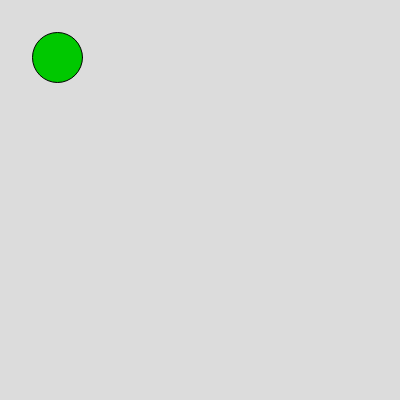
Frame 1 (no input)
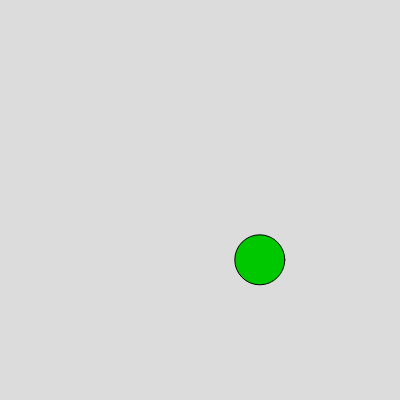
Frame 60 (no input)
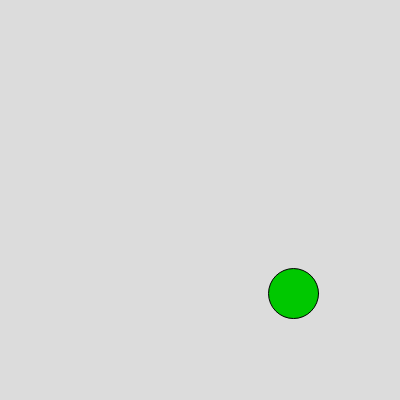
Frame 120 (the mouse pressed at the canvas centre since frame 60)

The p5.js sketch that drew these frames (run headless with seeded random() and noise() and a simulated clock; from frame 60 on, the mouse is pressed at the canvas centre):

// p5.js sketch
// ── sketch.js

let easy;

function setup() {
  createCanvas(400, 400);
  easy = new Easing();
}

function draw() {
  background(220);
  easy.draw();
}

function mouseClicked() {
  easy.clicked();
}

// ── easing.js
/**
 * ix quiere decir initial x.
 * dx quiere decir destination x.
 * delta quiere decir la diferencia (distancia/tiempo) entre dos valores.
 */


class Easing {
    constructor(x = 50, y = 50, dx = 300, dy = 300, easing = 0.03) {
        this.x = this.ix = x;
        this.y = this.iy = y;
        this.dx = dx;
        this.dy = dy;
        this.d = 50;
        this.easing = easing;
    }

    move() {
        const delta = dist(this.x, this.y, this.dx, this.dy);
        if(delta >= 1.0) {
            this.x += (this.dx - this.x) * this.easing;
            this.y += (this.dy - this.y) * this.easing;
            // print('dib', delta, this.x);
        }
    }

    reset() {
        this.x = this.ix;
        this.y = this.iy;
    }

    draw() {
        this.move();
        fill(0, 200, 0);
        circle(this.x, this.y, this.d);
    }

    clicked() {
        if(dist(this.x, this.y, mouseX, mouseY) <= this.d / 2) {
            this.reset();
        }
    }
}
